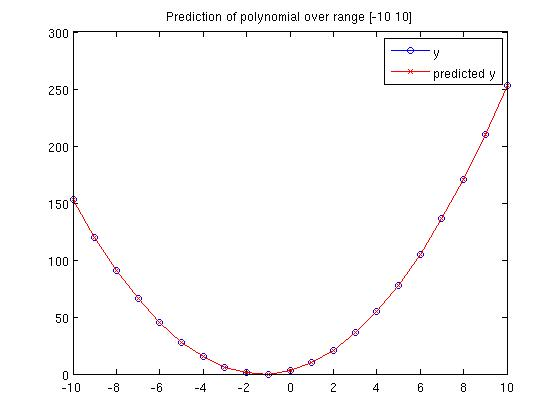
%> input picture MachineLearning_ImageProcessing_Projects/BioInspired/5/5/Prediction.jpg, 560 x 420 px
$ octave --eval "result = kittlerMet(imread('../../../../BioInspired/5/5/Prediction.jpg'));"   (GNU Octave 9; MATLAB toolbox functions it lacks are replaced by stand-ins)
%> lines starting %> are read from the running program, lines starting %| are printed output that depends on the picture; in (x1, y1, x2, y2) boxes, pixels count from 0 and x2, y2 are one past the last pixel; in counts of white or black regions, pixels touching at a corner belong together; the program's own positions count from 1
function imagBW = kittlerMet(imag)
% KITTLERMET binarizes a gray scale image 'imag' into a binary image
% Input:
%   imag: the gray scale image, with black foreground(0), and white
%   background(255).
% Output:
%   imagBW: the binary image of the gray scale image 'imag', with kittler's
%   minimum error thresholding algorithm.

% Reference:
%   J. Kittler and J. Illingworth. Minimum Error Thresholding. Pattern
%   Recognition. 1986. 19(1):41-47

MAXD = 100000;
imag = imag(:,:,1);
[counts, x] = imhist(imag);  % counts are the histogram. x is the intensity level.
%> counts = 256 values, max 214011 at index 256, min 0 at index 71, mean 918.8; x = 256 values from 0 to 255
GradeI = length(x);   % the resolusion of the intensity. i.e. 256 for uint8.
%> GradeI = 256
J_t = zeros(GradeI, 1);  % criterion function
prob = counts ./ sum(counts);  % Probability distribution
%> prob = 256 values, max 0.91 at index 256, min 0 at index 71, mean 0.00391
meanT = x' * prob;  % Total mean level of the picture
%> meanT = 250.4
% Initialization
w0 = prob(1);   % Probability of the first class
%> w0 = 0.00758
miuK = 0;   % First-order cumulative moments of the histogram up to the kth level.
J_t(1) = MAXD;
n = GradeI-1;
%> n = 255
for i = 1 : n
    w0 = w0 + prob(i+1);
    miuK = miuK + i * prob(i+1);  % first-order cumulative moment
    if (w0 == 0) || (w0 == 1)
        J_t(i+1) = MAXD;    % T = i
    else
        miu1 = miuK / w0;
        miu2 = (meanT-miuK) / (1-w0);
        var1 = (((0 : i)'-miu1).^2)' * prob(1 : i+1);
        var1 = var1 / w0;  % variance
        var2 = (((i+1 : n)'-miu2).^2)' * prob(i+2 : n+1);
        var2 = var2 / (1-w0);
        if var1 > 0 && var2 > 0   % in case of var1=0 or var2 =0
            J_t(i+1) = 1+w0 * log(var1)+(1-w0) * log(var2)-2*w0*log(w0)-2*(1-w0)*log(1-w0);
        else
            J_t(i+1) = MAXD;
        end
    end
end
%> this loop made 255 passes
%> (w0, miuK, miu1, miu2, var1, var2) on passes 1 to 12: (0.00956, 0.00198, 0.207, 252.8, 0.164, 386.7), (0.00992, 0.0027, 0.273, 252.9, 0.271, 363.9), (0.0114, 0.00712, 0.625, 253.3, 1.07, 271.3), (0.0117, 0.00831, 0.711, 253.3, 1.33, 252.7), (0.0119, 0.00954, 0.799, 253.4, 1.67, 237.4), (0.0122, 0.0111, 0.908, 253.5, 2.19, 221.6), (0.0125, 0.0132, 1.06, 253.6, 3.03, 202.8), (0.0127, 0.0145, 1.14, 253.6, 3.58, 193.3), (0.0128, 0.0158, 1.23, 253.6, 4.23, 184.5), (0.013, 0.0179, 1.37, 253.7, 5.37, 172), (0.0132, 0.0199, 1.51, 253.7, 6.56, 161.2), (0.0133, 0.0211, 1.59, 253.7, 7.39, 154.9)
%> after the loop, J_t = 256 values, max 100000 at index 1, min -54.34 at index 255, mean 785.1; miu1 = 203.9; miu2 = 255; miuK = 250.4; var1 = 8578.9; var2 = 8.08e-28; w0 = 1
minJ = min(J_t);
%> minJ = -54.34
index = find(J_t == minJ);
%> index = 255
th = mean(index);
%> th = 255
th = (th-1)/n
%> th = 0.996
imagBW = im2bw(imag, th);
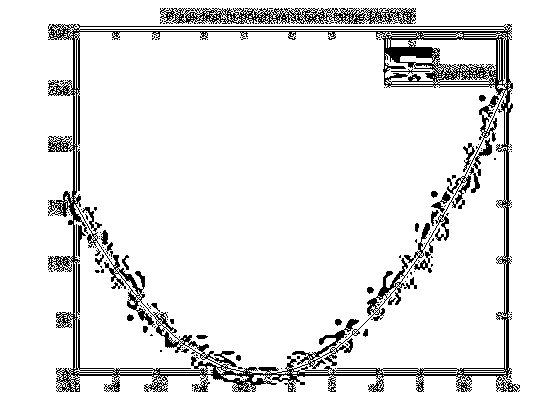
%> imagBW: size 420x560 logical; 91% white; black in thin lines or dots, all inside (x1, y1, x2, y2) = (48, 8, 520, 392)

% figure, imshow(imagBW), title('kittler binary');
